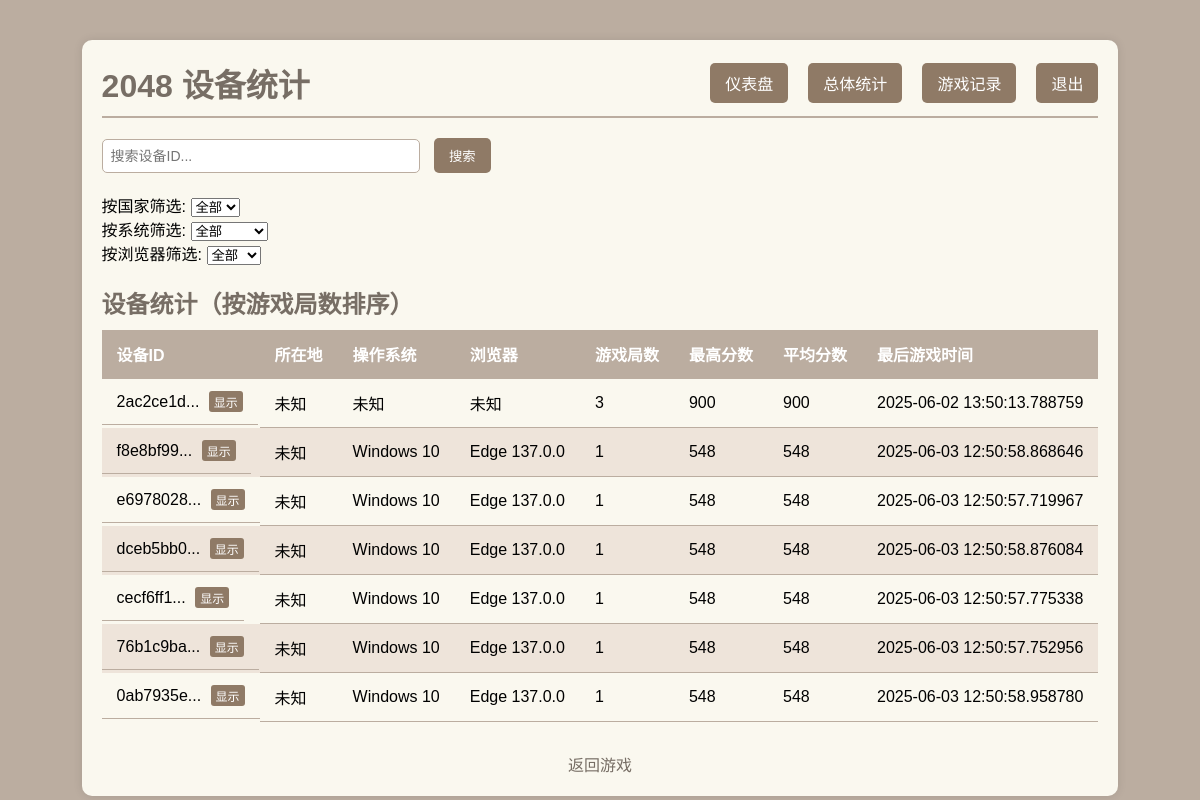
The app's page /admin/device_stats (signed in) with its own data.
### tables this page shows
CREATE TABLE game_stats (
                id INTEGER PRIMARY KEY AUTOINCREMENT,
                device_id TEXT NOT NULL,
                score INTEGER NOT NULL,
                board_size INTEGER NOT NULL,
                target_tile INTEGER NOT NULL,
                timestamp DATETIME NOT NULL,
                country TEXT,
                region TEXT,
                os TEXT,
                browser TEXT
            );

### app.py (the view)
@app.route('/admin/device_stats')
@admin_required
def admin_device_stats():
    conn = get_db_connection()
    devices = conn.execute('''
        SELECT device_id,
               COUNT(*) as total_games,
               MAX(score) as max_score,
               AVG(score) as avg_score,
               MAX(timestamp) as last_played,
               country,
               region,
               os,
               browser
        FROM game_stats
        GROUP BY device_id
        ORDER BY total_games DESC
    ''').fetchall()
    conn.close()
    return render_template('admin_device_stats.html', devices=devices)

### app.py (called while the page is built)
def get_db_connection():
    conn = sqlite3.connect('game_data.db')
    conn.row_factory = sqlite3.Row
    return conn

def admin_required(f):
    @wraps(f)
    def decorated_function(*args, **kwargs):
        print(f"验证管理员权限，当前session: {session}")
        if not session.get('admin_logged_in', False):
            print("管理员验证失败，重定向到登录页面")
            return redirect(url_for('admin_login'))
        print("管理员验证成功")
        return f(*args, **kwargs)
    return decorated_function

### templates/admin_device_stats.html (shortened to what this page needs)
<!DOCTYPE html>
<html lang="zh">
<head>
    <link rel="stylesheet" href="{{ url_for('static', filename='style.css') }}">
</head>
<body>
    <div class="dashboard-container">
        <div class="dashboard-header">
            <h1 class="dashboard-title">2048 设备统计</h1>
            <div class="nav-container">
                <a href="{{ url_for('admin_dashboard') }}" class="nav-button">仪表盘</a>
                <a href="{{ url_for('admin_overall_stats') }}" class="nav-button">总体统计</a>
                <a href="{{ url_for('admin_recent_games') }}" class="nav-button">游戏记录</a>
                <a href="{{ url_for('admin_logout') }}" class="nav-button">退出</a>
            </div>
        </div>
        <div class="search-container">
            <input type="text" id="deviceSearch" class="search-input" placeholder="搜索设备ID...">
            <button id="searchButton" class="search-button">搜索</button>
        </div>
        <div class="filter-container">
            <div>
                <span class="filter-label">按国家筛选:</span>
                <select id="countryFilter" class="filter-select">
                    <option value="all">全部</option>
                </select>
            </div>
            <div>
                <span class="filter-label">按系统筛选:</span>
                <select id="osFilter" class="filter-select">
                    <option value="all">全部</option>
                </select>
            </div>
            <div>
                <span class="filter-label">按浏览器筛选:</span>
                <select id="browserFilter" class="filter-select">
                    <option value="all">全部</option>
                </select>
            </div>
        </div>
        <h2 class="section-title">设备统计（按游戏局数排序）</h2>
        <table id="deviceTable">
            <thead>
                <tr>
                    <th>设备ID</th>
                    <th>所在地</th>
                    <th>操作系统</th>
                    <th>浏览器</th>
                    <th>游戏局数</th>
                    <th>最高分数</th>
                    <th>平均分数</th>
                    <th>最后游戏时间</th>
                </tr>
            </thead>
            <tbody>
                {% for device in devices %}
                <tr>
                    <td class="id-tooltip" data-id="{{ device.device_id }}">
                        {{ device.device_id[:8] }}...
                        <button class="show-id-btn">显示</button>
                    </td>
                    <td>
                        {% if device.country and device.region %}
                            {{ device.country }} - {{ device.region }}
                        {% elif device.country %}
                            {{ device.country }}
                        {% elif device.region %}
                            {{ device.region }}
                        {% else %}
                            未知
                        {% endif %}
                    </td>
                    <td>{{ device.os or '未知' }}</td>
                    <td>{{ device.browser or '未知' }}</td>
                    <td>{{ device.total_games }}</td>
                    <td>{{ device.max_score }}</td>
                    <td>{{ device.avg_score|default(0, true)|round|int }}</td>
                    <td>{{ device.last_played }}</td>
                </tr>
                {% endfor %}
            </tbody>
        </table>
        <div style="text-align: center; margin-top: 20px;">
            <a href="{{ url_for('index') }}" style="color: #776e65; text-decoration: none;">返回游戏</a>
        </div>
    </div>
</body>
</html>

### static/style.css (style rules this page uses)
html, body { height: 100%; margin: 0; padding: 0; }
body { font-family: Arial, sans-serif; display: flex; flex-direction: row; justify-content: center; align-items: flex-start; background-color: #bbada0; transition: background-color 0.3s ease; width: 100%; padding-top: 20px; box-sizing: border-box; }
h1 { color: #776e65; }

### templates/admin_device_stats.html (style rules this page uses)
.dashboard-container { max-width: 1000px; margin: 20px auto; padding: 20px; background-color: #faf8ef; border-radius: 10px; box-shadow: 0 0 10px rgba(0,0,0,0.1); }
.dashboard-header { display: flex; justify-content: space-between; align-items: center; margin-bottom: 20px; padding-bottom: 10px; border-bottom: 2px solid #bbada0; }
.dashboard-title { color: #776e65; margin: 0; }
.nav-button { padding: 8px 15px; background-color: #8f7a66; color: white; border: none; border-radius: 5px; cursor: pointer; text-decoration: none; margin-left: 10px; }
table { width: 100%; border-collapse: collapse; margin-bottom: 30px; }
th, td { padding: 12px 15px; text-align: left; border-bottom: 1px solid #bbada0; }
th { background-color: #bbada0; color: white; }
tr:nth-child(even) { background-color: #eee4da; }
.section-title { color: #776e65; margin: 20px 0 10px 0; }
.nav-container { display: flex; gap: 10px; }
.id-tooltip { position: relative; display: inline-block; }
.show-id-btn { background-color: #8f7a66; color: white; border: none; border-radius: 3px; padding: 2px 5px; margin-left: 5px; cursor: pointer; font-size: 12px; }
.search-container { margin-bottom: 20px; }
.search-input { padding: 8px; width: 300px; border: 1px solid #bbada0; border-radius: 5px; font-size: 14px; }
.search-button { padding: 8px 15px; background-color: #8f7a66; color: white; border: none; border-radius: 5px; cursor: pointer; margin-left: 10px; }

### records on screen
game_stats: device_id "2ac2ce1d", os "未知", browser "未知", total_games "3", max_score "900", avg_score "900", last_played "2025-06-02 13:50:13.788759"

### other values on screen
{{ device.device_id[:8] }} "f8e8bf99" "e6978028" "dceb5bb0" "cecf6ff1" "76b1c9ba" "0ab7935e"
{{ device.os or '未知' }} "Windows 10" "Windows 10" "Windows 10" "Windows 10" "Windows 10" "Windows 10"
{{ device.browser or '未知' }} "Edge 137.0.0" "Edge 137.0.0" "Edge 137.0.0" "Edge 137.0.0" "Edge 137.0.0" "Edge 137.0.0"
{{ device.total_games }} "1" "1" "1" "1" "1" "1"
{{ device.max_score }} "548" "548" "548" "548" "548" "548"
{{ device.avg_score|default(0, true)|round|int }} "548" "548" "548" "548" "548" "548"
{{ device.last_played }} "2025-06-03 12:50:58.868646" "2025-06-03 12:50:57.719967" "2025-06-03 12:50:58.876084" "2025-06-03 12:50:57.775338" "2025-06-03 12:50:57.752956" "2025-06-03 12:50:58.958780"
